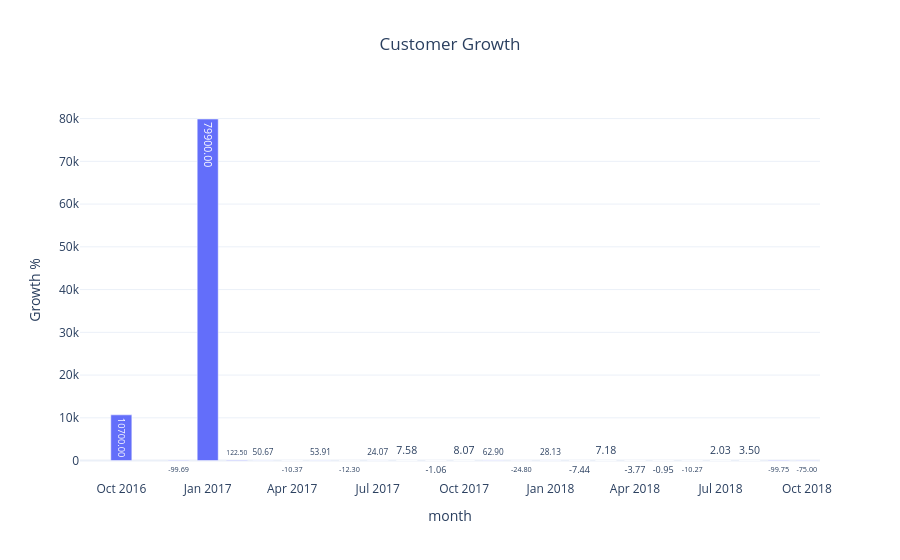

Notebook source saved alongside this figure:
### Code cell
fig=px.bar(

monthly,

x="month",

y="Growth %",

text_auto=".2f",

title="Customer Growth"

)

fig.update_layout(

template="plotly_white",

title_x=0.5

)

fig.show()

### Figure 1 — Plotly figure (JSON) as saved in the notebook; plotly's stock layout.template omitted (floating-point values rounded to 4 significant figures)
{"data": [{"hovertemplate": "month=%{x}<br>Growth %=%{y}<extra></extra>", "legendgroup": "", "marker": {"color": "#636efa", "pattern": {"shape": ""}}, "name": "", "orientation": "v", "showlegend": false, "textposition": "auto", "texttemplate": "%{y:.2f}", "type": "bar", "x": ["2016-09", "2016-10", "2016-12", "2017-01", "2017-02", "2017-03", "2017-04", "2017-05", "2017-06", "2017-07", "2017-08", "2017-09", "2017-10", "2017-11", "2017-12", "2018-01", "2018-02", "2018-03", "2018-04", "2018-05", "2018-06", "2018-07", "2018-08", "2018-09", "2018-10"], "xaxis": "x", "y": [NaN, 10700.0, -99.69, 79900.0, 122.5, 50.67, -10.37, 53.91, -12.3, 24.07, 7.576, -1.062, 8.075, 62.9, -24.8, 28.13, -7.443, 7.179, -3.772, -0.9511, -10.27, 2.027, 3.497, -99.75, -75.0], "yaxis": "y"}], "layout": {"barmode": "relative", "legend": {"tracegroupgap": 0}, "title": {"text": "Customer Growth", "x": 0.5}, "xaxis": {"anchor": "y", "domain": [0, 1], "title": {"text": "month"}}, "yaxis": {"anchor": "x", "domain": [0, 1], "title": {"text": "Growth %"}}}}
